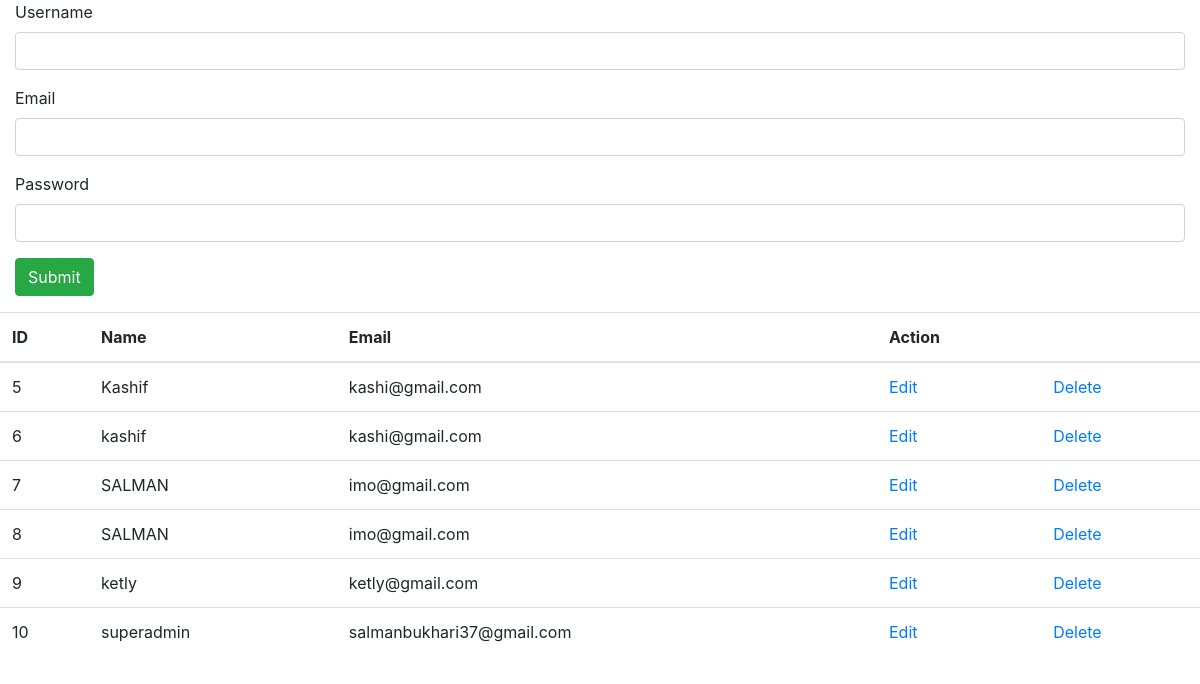
The app's page /index.php/user with its own data.
### tables this page shows
CREATE TABLE `user` (
  `ID` int(11) NOT NULL,
  `USERNAME` varchar(255) NOT NULL,
  `PASSWORD` varchar(255) NOT NULL,
  `EMAIL` varchar(255) NOT NULL
);

### application/controllers/User.php (called while the page is built, shortened)
<?php
class User extends CI_Controller {
    public function index() {
        $result = $this->user->GetUser();
        $data = array(
            "userData" => $result
        );
        $this->load->view("User", $data);
    }
}

### index.php (called while the page is built, shortened)
<?php
require_once BASEPATH.'core/CodeIgniter.php';

### application/models/User_mdl.php (called while the page is built, shortened)
<?php
class User_mdl extends CI_Model {
    function GetUser () {
        $query = $this->db->query("SELECT * FROM user");
        return $query->result();
    }
}

### application/views/User.php (the view, shortened to what this page needs)
?><!DOCTYPE html>
<html lang="en">
<head>
	<link rel="stylesheet" href="https://stackpath.bootstrapcdn.com/bootstrap/4.4.1/css/bootstrap.min.css">
</head>
<body>
<div id="container">
		<form id="add-user-form">
			<div class="col-12">
				<div class="form-group">
					<label for="username">Username</label>
					<input type="text" name="username" id="username" class="form-control">
				</div>
			</div>
			<div class="col-12">
				<div class="form-group">
					<label for="email">Email</label>
					<input type="email" id="email" name="email" class="form-control">
				</div>
			</div>
			<div class="col-12">
				<div class="form-group">
					<label for="password">Password</label>
					<input type="password" id="password" name="password" class="form-control">
				</div>
			</div>
			<div class="col-12">
				<div class="form-group">
					<button type="submit" class="btn btn-success">Submit</button>
				</div>
			</div>
		</form>
	<div class="row">
		<div class="col-12">
			<table class="table table-hover">
				<thead>
					<th>ID</th>
					<th>Name</th>
					<th>Email</th>
					<th>Action</th>
					<th></th>
				</thead>
				<tbody>
				<?php
				foreach( $userData AS $user ) :
				?>
					<tr>
						<td><?= $user->ID ?></td>
						<td><?= $user->USERNAME ?></td>
						<td><?= $user->EMAIL ?></td>
						<td><a href="#" onclick="editUser(<?= $user->ID ?>)">Edit</a></td>
						<td><a href="Delete/<?= $user->ID ?>">Delete</a></td>
					</tr>
				<?php
				endforeach;
				?>
				</tbody>
			</table>
		</div>
	</div>
</div>
</body>
</html>

### records on screen
user: ID "5", USERNAME "Kashif", EMAIL "kashi@gmail.com"
user: ID "6", USERNAME "kashif", EMAIL "kashi@gmail.com"
user: ID "7", USERNAME "SALMAN", EMAIL "imo@gmail.com"
user: ID "8", USERNAME "SALMAN", EMAIL "imo@gmail.com"
user: ID "9", USERNAME "ketly", EMAIL "ketly@gmail.com"
user: ID "10", USERNAME "superadmin", EMAIL "salmanbukhari37@gmail.com"
